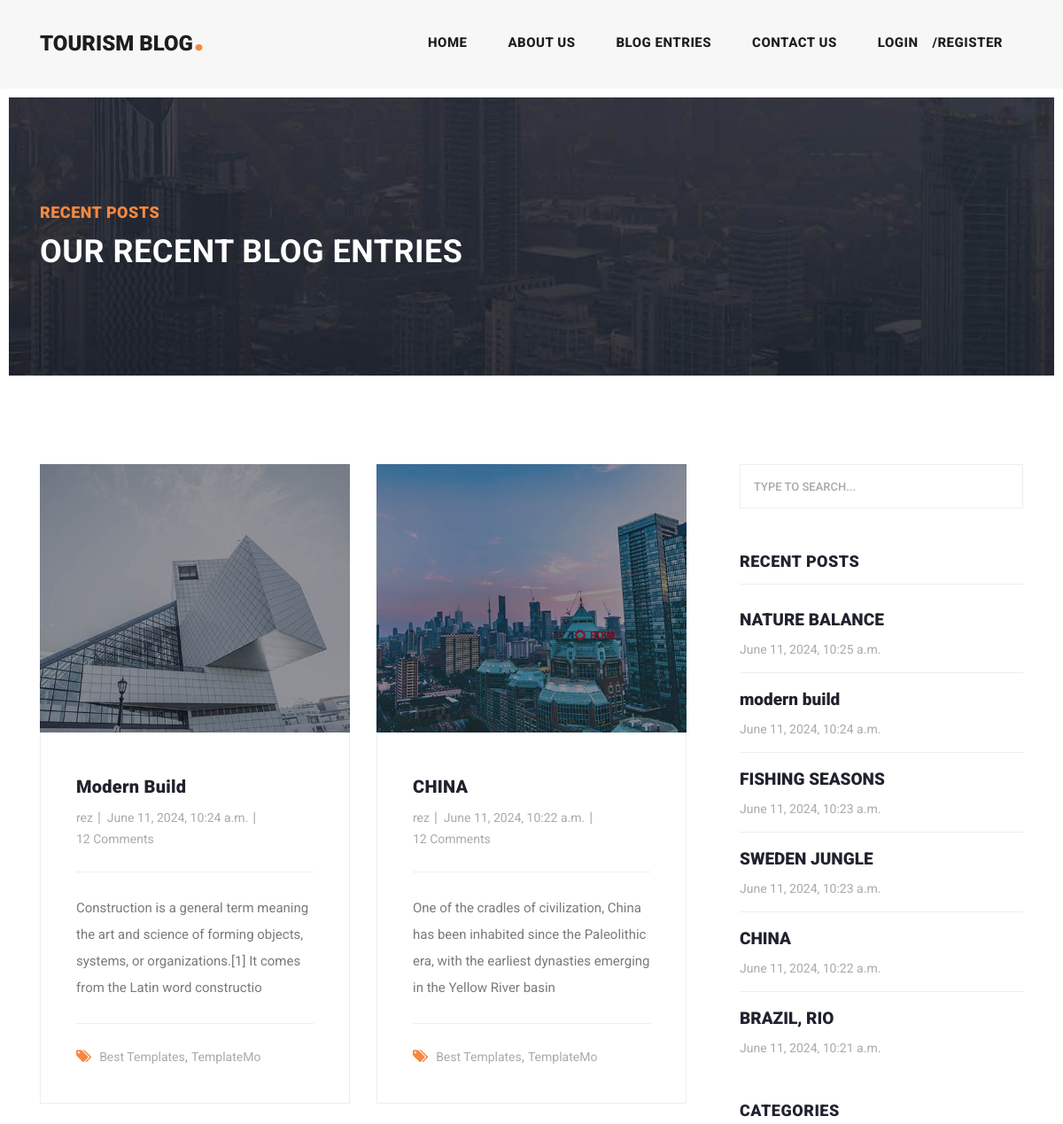
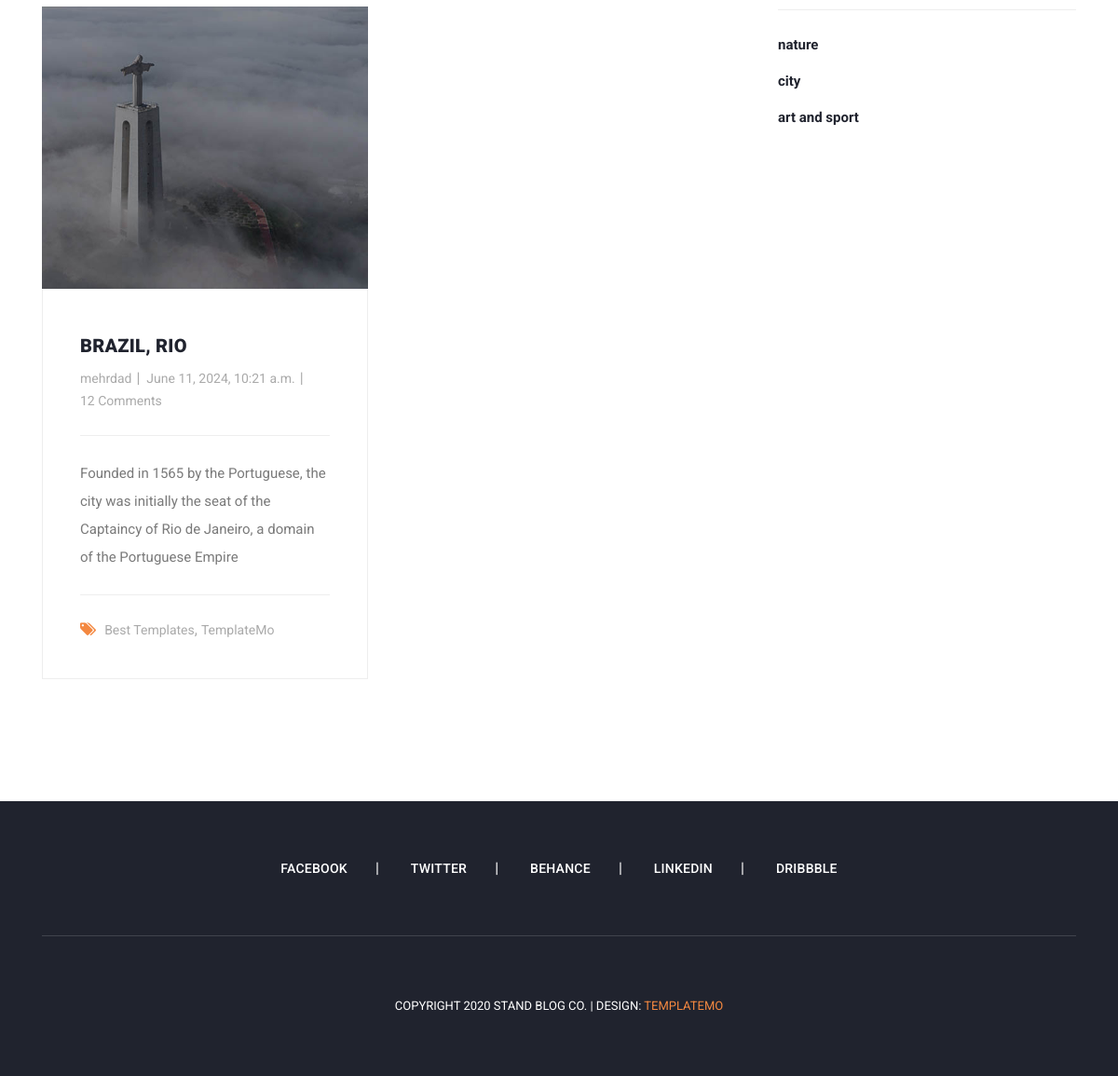
Screenshot of /articles/category/2 with the database file from the repository (2 pictures, top to bottom).
### blog_app/models.py (models this page shows, shortened)
class Article(models.Model):
    author = models.ForeignKey(User, on_delete=models.CASCADE)
    category = models.ManyToManyField(Category)
    title = models.CharField(max_length=70)
    body = models.TextField()
    image = models.ImageField(upload_to="images/articles")
    created_at = models.DateTimeField(auto_now_add=True)
    updated_at = models.DateTimeField(auto_now=True)
    class Meta:
        ordering = ('-created_at',)

class Category(models.Model):
    title = models.CharField(max_length=100)
    created_at = models.DateTimeField(auto_now_add=True)

### blog_app/views.py (the view)
# urls.py: path("category/<int:pk>",category_detail , name="category_detail"),
def category_detail(request, pk):
    category = get_object_or_404(Category, id=pk)
    articles_list = category.article_set.all()
    context ={
        "articles_list":articles_list,
    }
    return render(request, "blog_app/post-lists.html", context)

### context_processors/context_processors.py (called while the page is built)
def recent_articles(request):
    recent_articles = Article.objects.all().order_by('-created_at')
    categories = Category.objects.all()
    return{
        "recent_articles": recent_articles,
        "categories": categories,
    }

### blog_app/templates/blog_app/post-lists.html (shortened to what this page needs)
{% extends "base.html" %} {% load static %} {% block content %}
<div class="heading-page header-text">
  <section class="page-heading">
    <div class="container">
      <div class="row">
        <div class="col-lg-12">
          <div class="text-content">
            <h4>Recent Posts</h4>
            <h2>Our Recent Blog Entries</h2>
          </div>
        </div>
      </div>
    </div>
  </section>
</div>
<section class="blog-posts grid-system">
  <div class="container">
    <div class="row">
      <div class="col-lg-8">
        <div class="all-blog-posts">
          <div class="row">
            {% for article in articles_list %}
            <div class="col-lg-6">
              <div class="blog-post">
                <div class="blog-thumb">
                  <img src="{{ article.image.url }}" alt="" />
                </div>
                <div class="down-content">
                  <a href="post-details.html"><h4>{{ article.title }}</h4></a>
                  <ul class="post-info">
                    <li><a href="#">{{ article.author }}</a></li>
                    <li><a href="#">{{ article.created_at }}</a></li>
                    <li><a href="#">12 Comments</a></li>
                  </ul>
                  <p>{{ article.body }}</p>
                  <div class="post-options">
                    <div class="row">
                      <div class="col-lg-12">
                        <ul class="post-tags">
                          <li><i class="fa fa-tags"></i></li>
                          <li><a href="#">Best Templates</a>,</li>
                          <li><a href="#">TemplateMo</a></li>
                        </ul>
                      </div>
                    </div>
                  </div>
                </div>
              </div>
            </div>
            {% endfor %}
            <div class="col-lg-12">
            </div>
          </div>
        </div>
      </div>
      {% include 'includes/sidebar.html' %}
    </div>
  </div>
</section>
{% endblock %}

### templates/base.html (shortened to what this page needs)
{% load static %}
<!DOCTYPE html>
<html lang="en">
  <head>
    {% include "includes/head_refrences.html" %}
  </head>
  <body>
    {% include 'includes/header.html' %}
    {% block content %}
    {% endblock %}
   {% include 'includes/footer.html' %}
  </body>
</html>

### templates/includes/head_refrences.html (shortened to what this page needs)
{% load static %}
<link
  href="{% static 'vendor/bootstrap/css/bootstrap.min.css' %}"
  rel="stylesheet"
/>
<link rel="stylesheet" href="{% static 'css/fontawesome.css' %}" />
<link
  rel="stylesheet"
  href="{% static 'css/templatemo-stand-blog.css' %}"
/>
<link rel="stylesheet" href="{% static 'css/owl.css' %}" />

### templates/includes/header.html (shortened to what this page needs)
{% load static %}
<header class="">
    <nav class="navbar navbar-expand-lg">
      <div class="container">
        <a class="navbar-brand" href="{% url 'home' %}"
          ><h2>tourism Blog<em>.</em></h2></a
        >
        <div class="collapse navbar-collapse" id="navbarResponsive">
          <ul class="navbar-nav ml-auto">
            <li class="nav-item {% if request.resolver_match.url_name == 'home' %}active{% endif %}">
              <a class="nav-link" href="{% url 'home' %}"
                >Home
              </a>
            </li>
            <li class="nav-item">
              <a class="nav-link" href="{% url 'about' %}">About Us</a>
            </li>
            <li class="nav-item {% if request.resolver_match.url_name == 'list' %}active{% endif %}">
              <a class="nav-link" href="{% url 'list' %}">Blog Entries</a>
            </li>
            <li class="nav-item">
              <a class="nav-link" href="{% url 'contact' %}">Contact Us</a>
            </li>
            <li class="nav-item">
              {% if request.user.is_authenticated %}
              <div class="d-flex">
                <a class="nav-link" href="">{{ request.user.first_name }}</a>
                <a class="nav-link" href="{% url 'logout' %}"
                  ><span class="badge badge-danger">Logout</span></a
                >
              </div>
              {% else %}
              <div class="d-flex">
                <a class="nav-link" href="/login">Login</a>
                <a class="nav-link" href="/register">/register</a>
              </div>
              {% endif %}
            </li>
          </ul>
        </div>
      </div>
    </nav>
  </header>

### templates/includes/sidebar.html
{% load static %}
<div class="col-lg-4">
    <div class="sidebar">
      <div class="row">
        <div class="col-lg-12">
          <div class="sidebar-item search">
            <form id="search_form" name="gs" method="GET" action="{% url 'search' %}">
              <input
                type="text"
                name="q"
                class="searchText"
                placeholder="type to search..."
                autocomplete="on"
              />
            </form>
          </div>
        </div>
        <div class="col-lg-12">
          <div class="sidebar-item recent-posts">
            <div class="sidebar-heading">
              <h2>Recent Posts</h2>
            </div>
            <div class="content">
              <ul>
                {% for article in recent_articles %}
                <li>
                  <a href="post-details.html">
                    <h5>
                      {{ article.title }}
                    </h5>
                    <span>{{ article.created_at }}</span>
                  </a>
                </li>
                {% endfor %}
              </ul>
            </div>
          </div>
        </div>
        <div class="col-lg-12">
          <div class="sidebar-item categories">
            <div class="sidebar-heading">
              <h2>Categories</h2>
            </div>
            <div class="content">
              <ul>
                {% for cat in categories %}
                <li><a href="{% url "category_detail" cat.id %}">{{ cat.title }}</a></li>
                {% endfor %}
              </ul>
            </div>
          </div>
        </div>
      </div>
    </div>
  </div>

### templates/includes/footer.html
<footer>
    <div class="container">
      <div class="row">
        <div class="col-lg-12">
          <ul class="social-icons">
            <li><a href="#">Facebook</a></li>
            <li><a href="#">Twitter</a></li>
            <li><a href="#">Behance</a></li>
            <li><a href="#">Linkedin</a></li>
            <li><a href="#">Dribbble</a></li>
          </ul>
        </div>
        <div class="col-lg-12">
          <div class="copyright-text">
            <p>
              Copyright 2020 Stand Blog Co. | Design:
              <a rel="nofollow" href="https://templatemo.com" target="_parent"
                >TemplateMo</a
              >
            </p>
          </div>
        </div>
      </div>
    </div>
  </footer>

### templates/includes/foot_refrences.html (shortened to what this page needs)
    {% load static %}

### rows the page displays
Article: image (picture), title "Modern Build", author "rez", created_at "June 11, 2024, 10:24 a.m.", body "Construction is a general term meaning the art and science of forming objects, systems, or organizations.[1] It comes from the Latin word constructio", title "modern build"
Article: image (picture), title "CHINA", author "rez", created_at "June 11, 2024, 10:22 a.m.", body "One of the cradles of civilization, China has been inhabited since the Paleolithic era, with the earliest dynasties emerging in the Yellow River basin"
Article: image (picture), title "BRAZIL, RIO", author "mehrdad", created_at "June 11, 2024, 10:21 a.m.", body "Founded in 1565 by the Portuguese, the city was initially the seat of the Captaincy of Rio de Janeiro, a domain of the Portuguese Empire"
Article: title "NATURE BALANCE", created_at "June 11, 2024, 10:25 a.m."
Article: title "FISHING SEASONS", created_at "June 11, 2024, 10:23 a.m."
Article: title "SWEDEN JUNGLE", created_at "June 11, 2024, 10:23 a.m."
Category: title "nature"
Category: title "city"
Category: title "art and sport"
